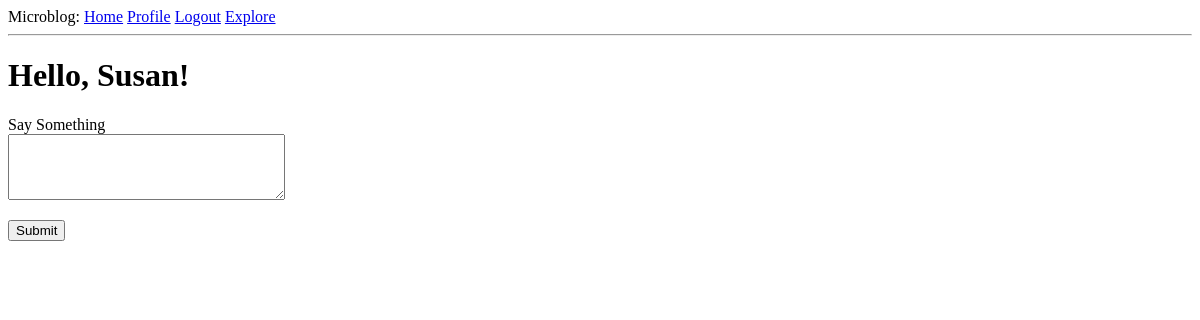
The page /index (signed in) on the database as committed earlier.
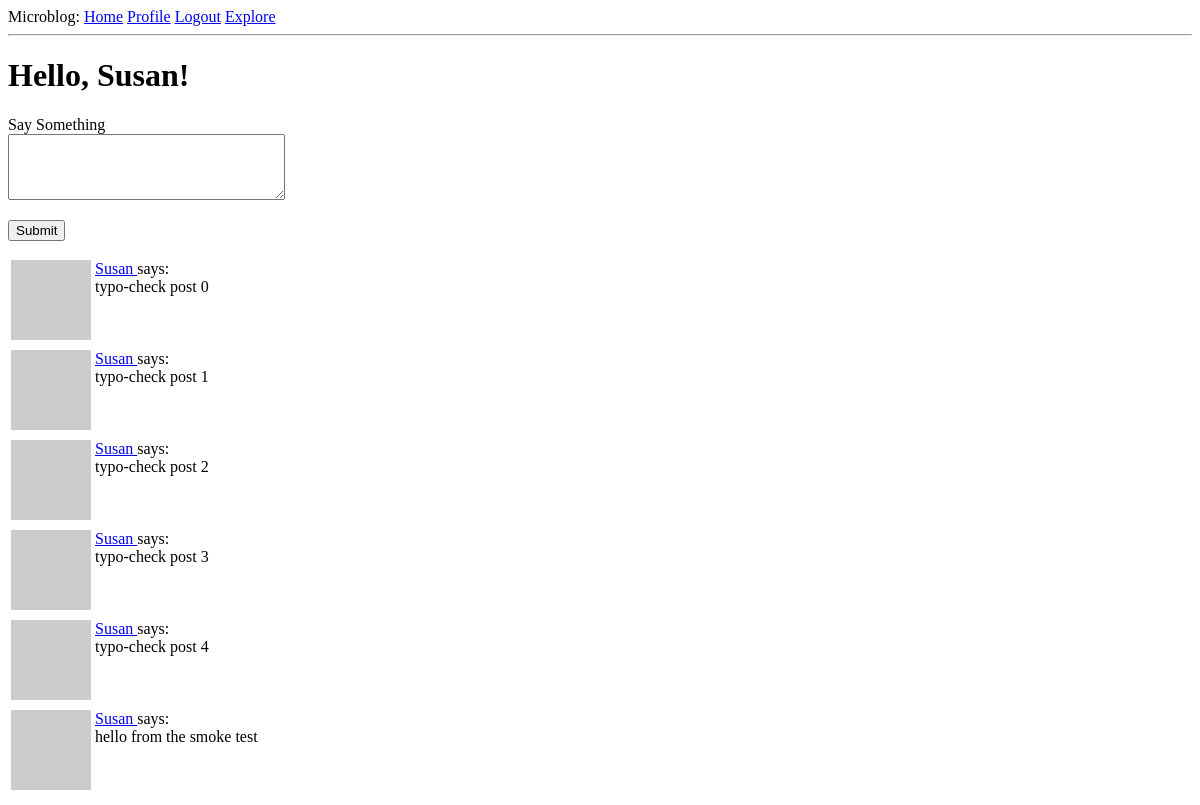
The same page on the database as committed later.
### app/models.py (models this page shows, shortened)
class User(UserMixin,db.Model):
    id: so.Mapped[int] = so.mapped_column(primary_key=True)
    username: so.Mapped[str] = so.mapped_column (sa.String(64), index=True,
    unique = True)
    email: so.Mapped[str] = so.mapped_column (sa.String(120), index=True,
    unique = True)
    password_hash: so.Mapped[Optional[str]] = so.mapped_column (sa.String(250))
    posts: so.WriteOnlyMapped['Post'] = so.relationship(back_populates='author')
    def avatar(self, size):
        digest = md5(self.email.lower().encode('utf-8')).hexdigest()
        return f'http://www.gravatar.com/avatar/{digest}?d=identicon&s={size}'
    about_me: so.Mapped[Optional[str]] = so.mapped_column(sa.String(140))
    last_seen: so.Mapped[Optional[datetime]] = so.mapped_column(default=lambda: datetime.now(timezone.utc))
    following: so.WriteOnlyMapped['User'] = so.relationship(
        secondary=followers, primaryjoin=(followers.c.follower_id == id),
        secondaryjoin=(followers.c.followed_id == id),
        back_populates='followers')
    followers: so.WriteOnlyMapped['User'] = so.relationship(
        secondary=followers, primaryjoin=(followers.c.followed_id == id),
        secondaryjoin=(followers.c.follower_id == id),
        back_populates='following')
    def following_posts(self):
        Author = so.aliased(User)
        Follower = so.aliased(User)
        return (
            sa.select(Post)
            .join(Post.author.of_type(Author))
            .join(Author.followers.of_type(Follower), isouter=True)
            .where(sa.or_(
                Follower.id == self.id,
                Author.id == self.id,
            ))
            .group_by(Post)
            .order_by(Post.timestamp.desc())
        )

class Post(db.Model):
    id: so.Mapped[int] = so.mapped_column(primary_key=True)
    body: so.Mapped[str] = so.mapped_column(sa.String(140))
    timestamp: so.Mapped[datetime] = so.mapped_column(index=True, default=lambda:datetime.now(timezone.utc))
    user_id: so.Mapped[int] = so.mapped_column(sa.ForeignKey(User.id), index=True)
    author: so.Mapped[User] = so.relationship(back_populates='posts')

### app/routes.py (the view)
@app.route('/', methods=['GET', 'POST'])
@app.route('/index', methods=['GET', 'POST'])
@login_required
def index():
    form = PostForm()
    if form.validate_on_submit():
        post = Post(body=form.post.data, author=current_user)
        db.session.add(post)
        db.session.commit()
        flash('Your post is now live!')
        return redirect(url_for('index'))
    page = request.args.get('page', 1, type=int)
    posts = db.paginate(current_user.following_posts(), page=page, per_page=app.config['POSTS_PER_PAGE'], error_out=False)
    next_url = url_for('index', page=posts.next_num) \
        if posts.has_next else None
    prev_url = url_for('index', page=posts.prev_num) \
        if posts.has_prev else None
    return render_template('index.html', title='Home Page', user=current_user, form=form, posts=posts.items, next_url=next_url, prev_url=prev_url)

### app/forms.py
class PostForm(FlaskForm):
    post = TextAreaField(' Say Something', validators=[
        DataRequired(), Length(min=1, max=140)])
    submit = SubmitField('Submit')

### app/models.py (called while the page is built)
@login.user_loader
def load_user(id):
    return db.session.get(User, int(id))

### app/routes.py (called while the page is built)
@app.before_request
def before_request():
    if current_user.is_authenticated:
        current_user.last_seen = datetime.now(timezone.utc)
        db.session.commit()

### app/templates/index.html (shortened to what this page needs)
{% extends "base.html" %}
{% block content %}
    <h1>Hello, {{ user.username }}!</h1>
    {% if form %}
    <form action="" method="post">
        <p>
            {{ form.post.label }}<br>
            {{ form.post(cols=32, rows=4) }}<br>
        </p>
        <p>{{ form.submit()}}</p>
    </form>
    {% endif %}
    {% for post in posts %}
        {% include '_post.html' %}
    {% endfor %}
{% endblock %}

### app/templates/base.html (shortened to what this page needs)
<!doctype html>
<html>
    <head>
    </head>
    <body>
        <div>
            Microblog:
            <a href="{{ url_for('index') }}">Home</a>
            {% if current_user.is_anonymous %}
            <a href="{{ url_for('login') }}">Login</a>
            {% else %}
            <a href="{{ url_for('user', username=current_user.username) }}">Profile</a>
            <a href="{{ url_for('logout')  }}">Logout</a>
            <a href="{{ url_for('explore') }}">Explore</a>
            {% endif %}
        </div>
        <hr>
        {% block content %}{% endblock %}
    </body>
</html>

### app/templates/_post.html
<table>
    <tr valign="top">
        <td> <img src="{{ post.author.avatar(36) }}"></td>
        <td>
            <a href="{{ url_for('user', username=post.author.username) }}">
               {{ post.author.username }}
            </a>
            says:<br>{{ post.body }}
        </td>
    </tr>
</table>

Rows that differ between the two databases and show on the page:
added Post: author.username "Susan", body "typo-check post 0"
added Post: author.username "Susan", body "typo-check post 1"
added Post: author.username "Susan", body "typo-check post 2"
added Post: author.username "Susan", body "typo-check post 3"
added Post: author.username "Susan", body "typo-check post 4"
added Post: author.username "Susan", body "hello from the smoke test"
